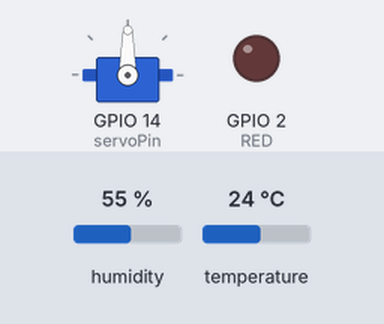
The sketch below on a simulated ESP8266 (NodeMCU). On the bench: servo, output pins drawn as LEDs (lit = HIGH). The inputs (shaded band) are chosen by the test bench; at power-on: temperature 24 °C, humidity 55 %. WiFi joins after 1.5 s; servers stay silent unless stated; what the sketch prints to the serial monitor is not drawn.

Above: at 2.8 s.
2.9 s: temperature set to 22.3 °C
At 6.4 s:
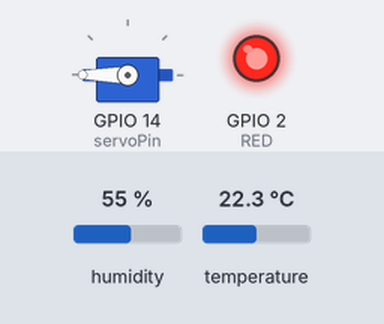
12.6 s: temperature set to 12 °C
At 16.42 s:
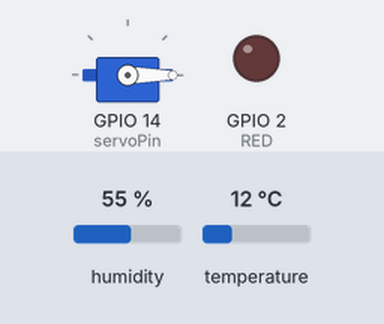
18.6 s: temperature set to 21.5 °C
28.3 s: temperature set to 22.7 °C
At 33.2 s:
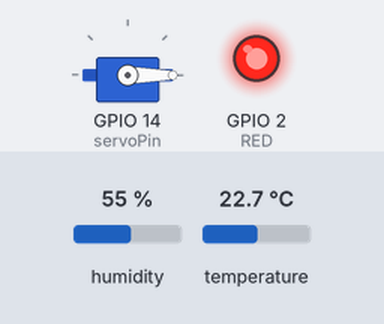
Timing chart, 0 to 39.4 s (numbered marks = the images above; inputs shaded):
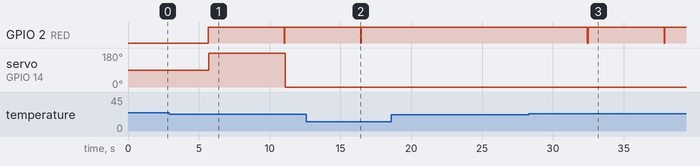

Measured:
- the behaviour switches between 23.1 and 23 °C on temperature (found by bisection; images 0 and 1)
- the behaviour switches between 22 and 22.1 °C on temperature (found by bisection; images 2 and 3)
- after the input at 18.6 s, every drawn part: stays the same
- after the input at 28.3 s, GPIO 2 (RED): alternates HIGH for 5.4 s and LOW for 0.05 s, starting after 4.1 s

The sketch:

Temperature_Safety_Feature.ino
```cpp
#include <Servo.h>

#include <Adafruit_Sensor.h>
#include <DHT.h>
#define DHTTYPE DHT22
#define DHTPIN 13 // D7 which is GPIO13 for NodeMCU

#include <ESP8266WiFi.h>
#include <ThingSpeak.h>

char ssid[] = "Samsung S10E";
char pass[] = "mncj8576";
int status = WL_IDLE_STATUS;
unsigned long myChannelNumber = 1640395;
const char * myWriteAPIKey = "7VMW1UMNFHT1PVGE";
WiFiClient client;

int RED = 2;
int servoPin = 14;

Servo servo;
int servoAngle = 0;

//Initiate DHT sensor
DHT dht(DHTPIN, DHTTYPE);

// variables for storing data
float Temperature;
float Humidity;

void setup() {
 pinMode(RED, OUTPUT);
 Serial.begin(115200);
 delay(100);
 dht.begin();
 servo.attach(servoPin);

 Serial.print("Trying to Connect with ");
 Serial.println(ssid);
 WiFi.begin(ssid,pass);
 while (WiFi.status() != WL_CONNECTED){
 delay(500);
 Serial.print(".");
 }

 Serial.println(" ");
 Serial.println("WiFi connected");
 ThingSpeak.begin(client); // Initialize ThingSpeak

}

void loop() {
 Temperature = dht.readTemperature(); // Get the values of the temperature
 Humidity = dht.readHumidity(); // Get the values of the humidity

 // Printing the results on the serial monitor
 Serial.print("Temperature = ");
 Serial.print(Temperature);
 Serial.print("o");
 Serial.println("C");
 Serial.print("Humidity = ");
 Serial.print(Humidity);
 Serial.println("%");
 Serial.println("");
 delay(4000);

//LED
 if (Temperature > 22){
 digitalWrite(RED,LOW);   // LED On
 delay (50);
 digitalWrite(RED,HIGH);  // LED Off
 delay (50);
 }
 else{
   digitalWrite(RED,HIGH);
 }

//SERVO MOTOR
 if (Temperature > 23){
  Serial.println("open");
  servo.write(180);
 }
 else{
  Serial.println("close");
  servo.write(0);
 }

 // Write to ThingSpeak channel
 ThingSpeak.setField(1, String(Temperature));
 int x = ThingSpeak.writeFields(myChannelNumber, myWriteAPIKey);
 if (x == 200) {
 Serial.println("Channel update successful. ");
 }
 else {
 Serial.println("Problem updating channel. HTTP error code " +
 String(x));
 }
 delay(1000);

}
```
